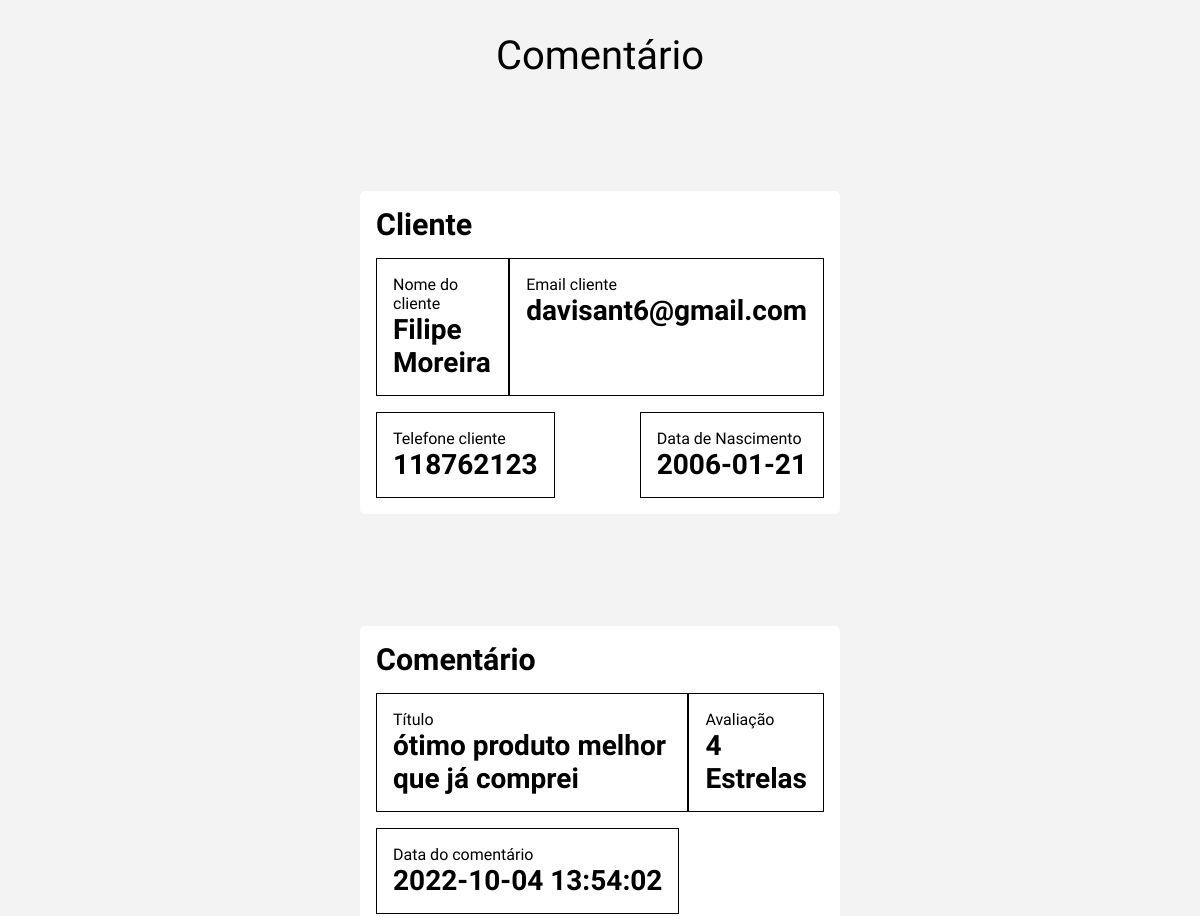
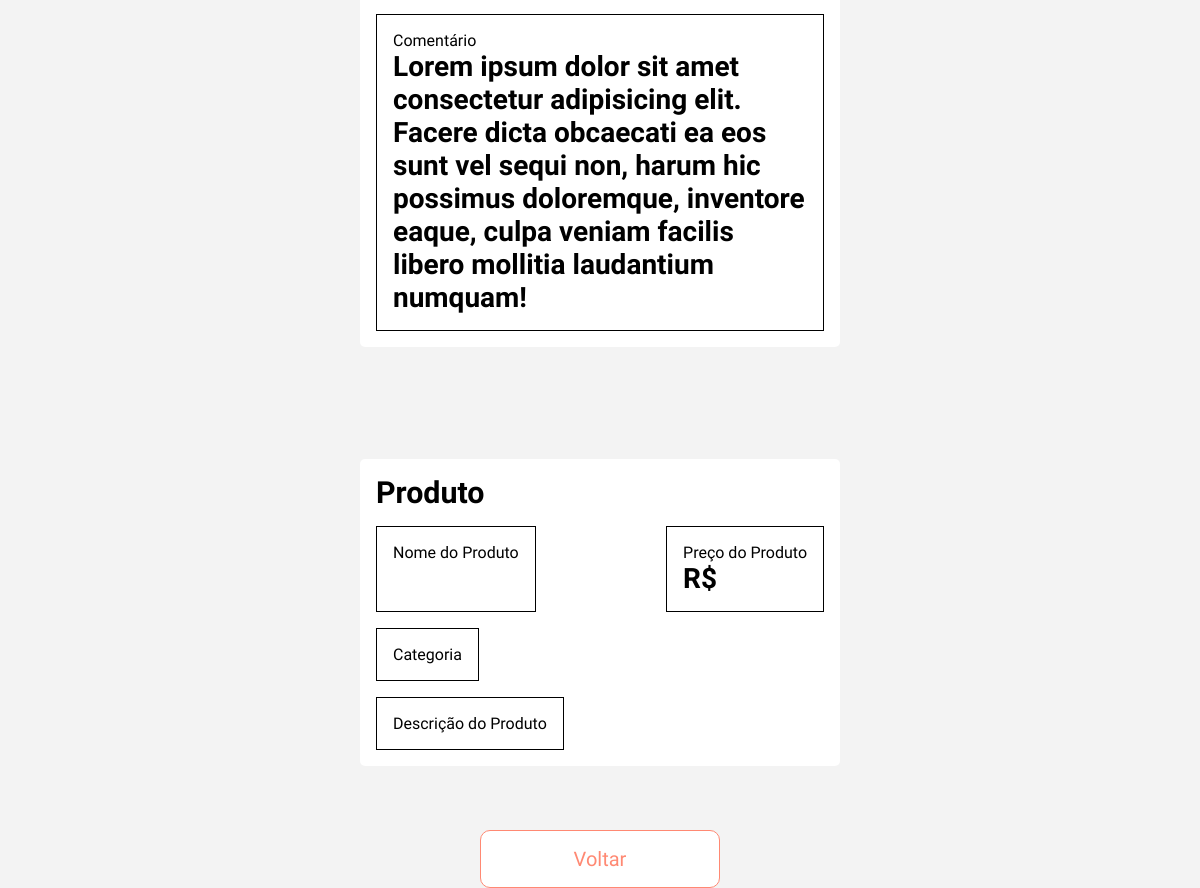
Page /view/DetailsComentarios.php?id=1 on the committed database (2 pictures, top to bottom).
### tables this page shows
CREATE TABLE user_cliente(
	id_cliente INT AUTO_INCREMENT NOT NULL PRIMARY KEY,
	nome_cliente VARCHAR(300) NOT NULL COMMENT 'nome do cliente',
	email_cliente VARCHAR(300) NOT NULL COMMENT 'email do cliente',
	cpf_cliente VARCHAR(18) NOT NULL COMMENT 'cpf do cliente',
	telefone_cliente VARCHAR(18) NOT NULL COMMENT 'telefone do cliente',
	genero_cliente int(1) NOT NULL COMMENT '1 - feminino; 0 - masculino; 2 - não informar',
	senha_cliente VARCHAR(256) NOT NULL COMMENT 'senha em sha256',
	data_nasc_cliente DATE NOT NULL COMMENT 'data de nascimente',
	data_reg_cliente DATETIME DEFAULT CURRENT_TIMESTAMP NOT NULL COMMENT 'data e hora do registro',
	status INT(1) NOT NULL COMMENT '1 - ativo; 0 - inativo'
);

CREATE TABLE user_avaliacao(
	id_avaliacao INT AUTO_INCREMENT NOT NULL PRIMARY KEY,
	id_produto INT NOT NULL,
	id_cliente INT NOT NULL,
	nota_avaliacao int(1) NOT NULL COMMENT 'avaliação de 1 - 5',
	titulo_avaliacao VARCHAR(300) NOT NULL,
	descricao VARCHAR(900) NOT NULL,
	data_avaliacao DATETIME DEFAULT CURRENT_TIMESTAMP NOT NULL  COMMENT 'data e hora do registro',
	status INT(1) NOT NULL COMMENT '1 - ativo; 0 - inativo',

	FOREIGN KEY ( id_produto ) REFERENCES user_produto( id_produto ),
	FOREIGN KEY ( id_cliente ) REFERENCES user_cliente( id_cliente )
);

### model/conexao.class.php (called while the page is built, shortened)
<?php
class Conexao{
    public function __construct(){
        try{
            $this->pdo = new PDO("mysql:dbname=2ucase_bd3;host=localhost","root","");
        }catch(PDOException $e){
            echo "Erro com banco de dados: " . $e->getMessage() . "<br>";
            exit();
        }catch(Exception $e){
            echo "Erro generico: " . $e->getMessage() . "<br>";
            exit();
        }
    }
}
?>

### model/Manager.class.php (called while the page is built, shortened)
<?php
require_once 'Conexao.class.php';
class Manager extends Conexao {
    public function getInfo($table, $columnName, $id) {
		$sql = "SELECT * FROM $table WHERE {$columnName} = :id";
		$statement = $this->pdo->prepare($sql);
		$statement->bindValue(":id", $id);
		$statement->execute();
		return $statement->fetchAll();
	}
}

### view/DetailsComentarios.php (the view, shortened to what this page needs)
<?php
require_once "../model/Manager.class.php";
$manager = new Manager();
$idComentario = $_REQUEST['id'];
$resultDetailComentario = $manager->getInfo('user_avaliacao', 'id_avaliacao', $idComentario);
$resultDetailCliente = $manager->getInfo('user_cliente', 'id_cliente', $resultDetailComentario[0]['id_cliente']);
$resultDetailProduto = $manager->getInfo('user_produto', 'id_produto', $resultDetailComentario[0]['id_produto']);
?>
<!DOCTYPE html>
<html lang="pt-br">
<head>
    <?php require_once "../config/config.php"; ?>
    <link rel="stylesheet" href="../assets/css/cupons.css">
</head>
<body id="body-margin">
    <main class="container-produto">
        <h1>Comentário</h1>
        <article class="info-cliente container-comment">
            <h2>Cliente</h2>
            <div class="row-nome-email rows-comentarios">
                <label>Nome do cliente
                    <h3><?= $resultDetailCliente[0]['nome_cliente'] ?></h3>
                </label>
                <label>Email cliente
                    <h3><?= $resultDetailCliente[0]['email_cliente'] ?></h3>
                </label>
            </div>
            <div class="row-phone-birth rows-comentarios">
                <label>Telefone cliente
                    <h3><?= $resultDetailCliente[0]['telefone_cliente'] ?></h3>
                </label>
                <label>Data de Nascimento
                    <h3><?= $resultDetailCliente[0]['data_nasc_cliente'] ?></h3>
                </label>
            </div>
        </article>
        <article class="info-comentario container-comment">
            <h2>Comentário</h2>
            <div class="row-titulo-stars rows-comentarios">
                <label>Título
                    <h3><?= $resultDetailComentario[0]['titulo_avaliacao'] ?></h3>
                </label>
                <label>Avaliação
                    <h3><?= $resultDetailComentario[0]['nota_avaliacao'] ?>  Estrelas</h3>
                </label>
            </div>
            <label>Data do comentário
                <h3><?= $resultDetailComentario[0]['data_avaliacao'] ?></h3>
            </label>
            <label>Comentário
                <h3><?= $resultDetailComentario[0]['descricao'] ?></h3>
            </label>
        </article>
        <article class="info-comentario container-comment">
            <h2>Produto</h2>
            <div class="row-titulo-stars rows-comentarios">
                <label>Nome do Produto
                </label>
                <label>Preço do Produto
                    <h3>R$ <?= $resultDetailProduto[0]['preco_produto'] ?></h3>
                </label>
            </div>
            <label>Categoria
            </label>
            <label>Descrição do Produto
            </label>
        </article>
        <button id="btn-exit" onclick="window.location.href='./ListComentarios.php'">Voltar</button>
    </main>
</body>
</html>

### assets/css/cupons.css (style rules this page uses)
.container-produto { display: flex; flex-direction: column; align-items: center; justify-content: center; gap: 4rem; margin-top: 2rem; }
.container-comment { background-color: #fff; padding: 1rem; border-radius: 5px; }
.rows-comentarios { display: flex; width: 100%; justify-content: space-between; }
label { border: 1px solid #000; padding: 1rem; }
.container-comment { display: flex; flex-direction: column; width: 40vw; align-items: flex-start; gap: 1rem; margin-top: 3rem; }

### view/DetailsComentarios.php (style rules this page uses)
.container-comment { background-color: #fff; padding: 1rem; border-radius: 5px; }
.rows-comentarios { display: flex; width: 100%; justify-content: space-between; }
label { border: 1px solid #000; padding: 1rem; }
.container-comment { display: flex; flex-direction: column; width: 40vw; align-items: flex-start; gap: 1rem; margin-top: 3rem; }

### rows in the picture
user_cliente: nome_cliente "Filipe Moreira", email_cliente "davisant6@gmail.com", telefone_cliente "118762123", data_nasc_cliente "2006-01-21"
user_avaliacao: titulo_avaliacao "ótimo produto melhor que já comprei", nota_avaliacao "4", data_avaliacao "2022-10-04 13:54:02", descricao "Lorem ipsum dolor sit amet consectetur adipisicing elit. Facere dicta obcaecati ea eos sunt vel sequi non, harum hic possimus doloremque, inventore eaque, culpa veniam facilis libero mollitia laudantium numquam!"
